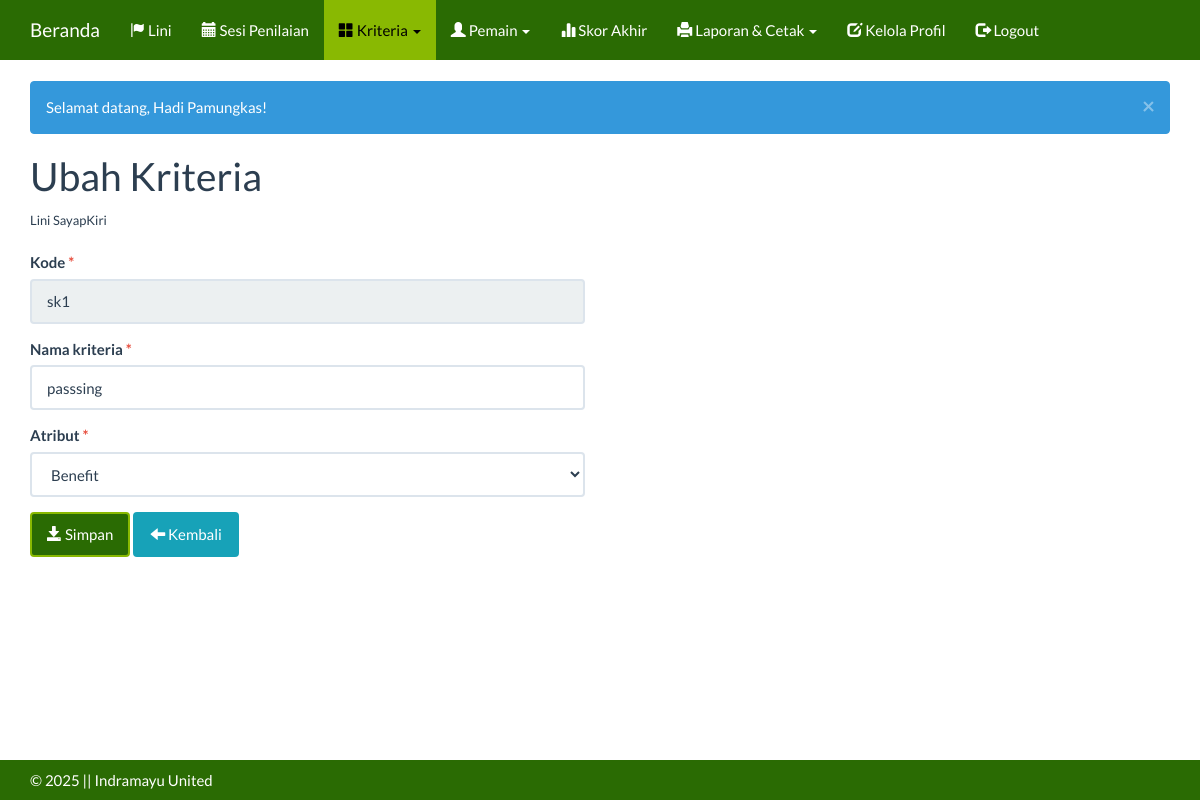
Page /index.php?m=kriteria_ubah&ID=sk1&id_lini=8 (signed in) on the committed database.
### tables this page shows
CREATE TABLE `tb_lini` (
  `id_lini` int(11) NOT NULL,
  `nama` varchar(255) DEFAULT NULL,
  `keterangan` text DEFAULT NULL,
  `kebutuhan` int(11) NOT NULL DEFAULT 1
);

CREATE TABLE `tb_kriteria` (
  `kode_kriteria` varchar(16) NOT NULL,
  `id_lini` int(11) NOT NULL,
  `nama_kriteria` varchar(256) NOT NULL,
  `atribut` varchar(256) NOT NULL DEFAULT 'benefit'
);

### config.php (called while the page is built)
<?php
$config["server"]='localhost';
$config["username"]='root';
$config["password"]='';
$config["database_name"]='spk_indramayu_united';

### includes/db.php (called while the page is built, shortened)
<?php
class DB{
    var $conn = null;
    public function __construct($host, $username, $passwd, $dbname){
        $this->conn = mysqli_connect($host, $username, $passwd, $dbname);
    }
    public function query($sql){
        $query = mysqli_query($this->conn, $sql) or die('<pre>Error mysqli_query: ' . mysqli_error($this->conn) . '<br />' . $sql . '</pre>');
        return $query;
    }
    public function get_row($sql){
        $query = $this->query($sql);
        return mysqli_fetch_object($query);
    }
    public function get_var($sql){
        $query = $this->query($sql);
        $row = mysqli_fetch_row($query);
        return $row[0];
    }
}

### kriteria_ubah.php (the view, shortened to what this page needs)
<?php
$row = $db->get_row("SELECT * FROM tb_kriteria WHERE kode_kriteria='" . get('ID') . "' and id_lini = '$ID_LINI'");
$nama_lini = $db->get_var("SELECT nama FROM tb_lini WHERE id_lini='" . get('id_lini') . "'");
?>
<div class="page-header">
    <h1>Ubah Kriteria</h1>
    <small>Lini <?= $nama_lini ?></small>
</div>
<div class="row">
    <div class="col-sm-6">
        <form method="post">
            <div class="form-group">
                <label>Kode <span class="text-danger">*</span></label>
                <input class="form-control" type="text" name="kode" readonly="readonly" value="<?= $row->kode_kriteria ?>" />
            </div>
            <div class="form-group">
                <label>Nama kriteria <span class="text-danger">*</span></label>
                <input class="form-control" type="text" name="nama" value="<?= $row->nama_kriteria ?>" />
            </div>
            <div class="form-group">
                <label>Atribut <span class="text-danger">*</span></label>
                <select class="form-control" name="atribut">
                    <?= get_atribut_option($row->atribut) ?>
                </select>
            </div>
            <div class="form-group">
    <button class="btn btn-primary"><span class="glyphicon glyphicon-save"></span> Simpan</button>
    <a class="btn btn-info" href="?m=kriteria&id_lini=<?= get('id_lini') ?>"><span class="glyphicon glyphicon-arrow-left"></span> Kembali</a>
</div>
        </form>
    </div>
</div>

### assets/css/general.css (style rules this page uses)
html { position: relative; min-height: 100%; }
body { margin-bottom: 70px; }
.page-header { margin-top: 0; padding-bottom: 0; }
.page-header h1 { margin-top: 0; }

### assets/css/custom.css (style rules this page uses)
a { color: #FF7701; }
.btn-primary { background-color: #2A6B03; border-color: #89b902; color: #fff; }
.btn-info { background-color: #17a2b8; border-color: #17a2b8; color: #fff; }

### rows in the picture
tb_lini: nama "SayapKiri"
tb_kriteria: kode "sk1", nama "passsing", atribut "Benefit"

### other values in the picture
$msg "Selamat datang, Hadi Pamungkas!"
